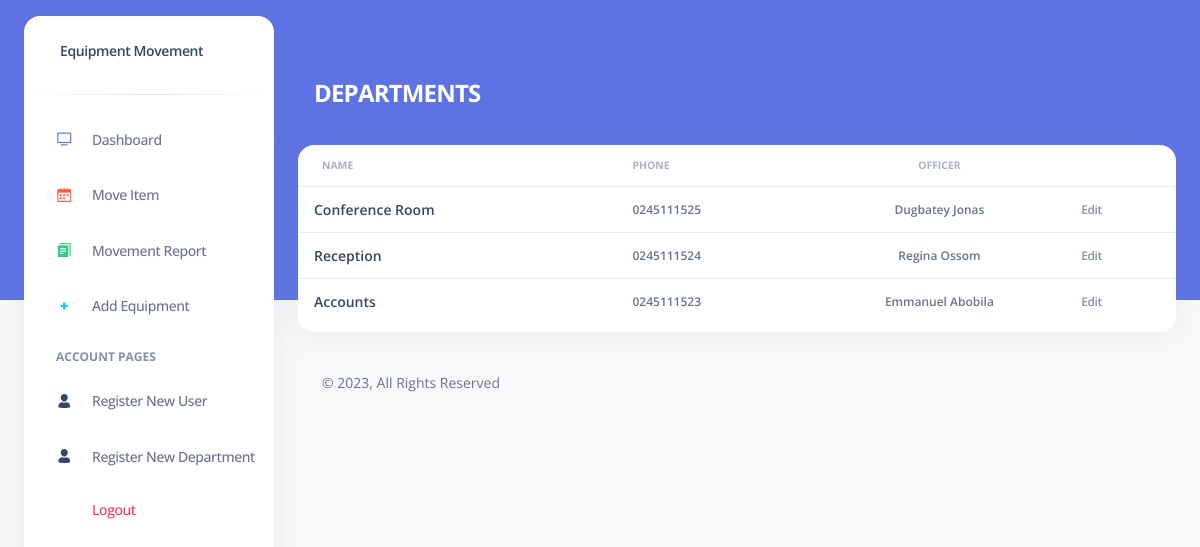
Page /pages/departments.php (signed in) on the committed database.
### tables this page shows
CREATE TABLE `departments` (
  `id` int(11) NOT NULL,
  `department_name` varchar(100) NOT NULL,
  `department_phone` varchar(50) NOT NULL,
  `department_officer` varchar(100) NOT NULL
);

### pages/departments.php (the view, shortened to what this page needs)
<?php
    $conn = mysqli_connect("localhost", "root", "", "equipments_db");
?>
<!DOCTYPE html>
<html lang="en">
<head>
	<link href="../assets/css/nucleo-icons.css" rel="stylesheet" />
	<link href="../assets/css/nucleo-svg.css" rel="stylesheet" />
	<link href="../assets/css/nucleo-svg.css" rel="stylesheet" />
	<link id="pagestyle" href="../assets/css/argon-dashboard.css?v=2.0.4" rel="stylesheet" />
</head>
<body class="g-sidenav-show   bg-gray-100">
	<?php include('aside.php'); ?>
	<main class="main-content position-relative border-radius-lg ">
		<div class="row">
			<div class="col-12">
				<div class="p-3 m-3">
				</div>
			</div>
		</div>
		<nav class="navbar navbar-main navbar-expand-lg px-0 mx-4 shadow-none border-radius-xl " id="navbarBlur" data-scroll="false">
			<div class="container-fluid py-1 px-3">
				<nav aria-label="breadcrumb">
					<h4 class="font-weight-bolder text-white mb-0 text-uppercase">Departments</h4>
				</nav>
			</div>
		</nav>
		<div class="container-fluid py-4">
			<div class="row">
				<div class="col-12">
					<div class="card mb-4">
						<div class="card-body px-0 pt-0 pb-2">
							<div class="table-responsive p-0">
								<table class="table align-items-center mb-0">
									<thead>
										<tr>
											<th class="text-uppercase text-secondary text-xxs font-weight-bolder opacity-7">Name</th>
											<th class="text-uppercase text-secondary text-xxs font-weight-bolder opacity-7 ps-2">Phone</th>
											<th class="text-center text-uppercase text-secondary text-xxs font-weight-bolder opacity-7">Officer</th>
											<th class="text-secondary opacity-7"></th>
										</tr>
									</thead>
									<tbody>
										<?php
											$sql = "SELECT * FROM departments ORDER BY id DESC";
											$result = mysqli_query($conn, $sql);
											if (mysqli_num_rows($result) > 0) {
											 while($row = mysqli_fetch_assoc($result)) {
										?>
										<tr>
											<td>
												<div class="d-flex px-2 py-1">
													<div class="d-flex flex-column justify-content-center">
														<h6 class="mb-0 text-sm"><?php echo $row['department_name'];?></h6>
													</div>
												</div>
											</td>
											<td>
												<p class="text-xs font-weight-bold mb-0"><?php echo $row['department_phone'];?></p>
											</td>
											<td class="align-middle text-center text-sm">
												<p class="text-xs font-weight-bold mb-0"><?php echo $row['department_officer'];?></p>
											</td>
											<td class="align-middle">
												<a href="javascript:;" class="text-secondary font-weight-bold text-xs" data-toggle="tooltip" data-original-title="Edit user">
													Edit
												</a>
											</td>
										</tr>
										<?php
										}
									} else {
										echo "No equipment moved.";
									}
								?>
										</tbody>
								</table>
							</div>
						</div>
					</div>
				</div>
			</div>
			<footer class="footer pt-3  ">
				<div class="container-fluid">
					<div class="row align-items-center justify-content-lg-between">
						<div class="col-lg-6 mb-lg-0 mb-4">
							<div class="copyright text-center text-sm text-muted text-lg-start">
								© ,
								All Rights Reserved
							</div>
						</div>
						</div>
				</div>
			</footer>
		</div>
	</main>
</body>
</html>

### rows in the picture
departments: department_name "Conference Room", department_phone "0245111525", department_officer "Dugbatey Jonas"
departments: department_name "Reception", department_phone "0245111524", department_officer "Regina Ossom"
departments: department_name "Accounts", department_phone "0245111523", department_officer "Emmanuel Abobila"
